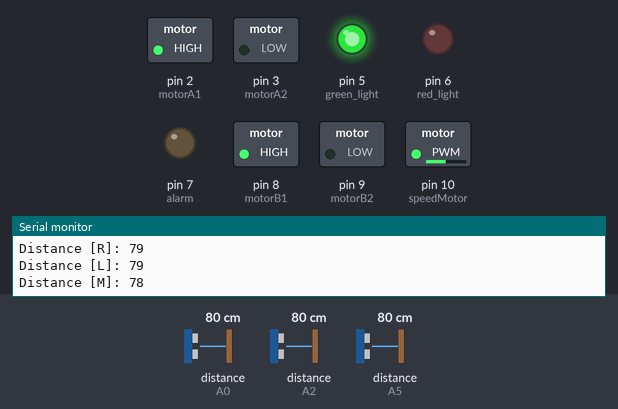
Simulated run of this sketch. Board: Arduino Uno, built with avr-gcc and run on an emulated ATmega328P. Parts: switched loads named in the sketch (green lamp = pin HIGH), output pins drawn as LEDs (lit = HIGH), the last lines printed to the serial monitor. Wiring (inferred from the names in the program): 3 × ultrasonic range finder: trigger A1, echo A0 / trigger A3, echo A2 / trigger A4, echo A5. The test bench sets the inputs (shaded band); at power-on: distance to the obstacle (sensors on A0, A2, A5) 80 cm. The echo pulse lasts 58.3 µs per cm; pins used as bus, display or sensor lines are not drawn.

Above: at 6.2 s.
6.3 s: distance to the obstacle (sensor on A0) set to 53 cm
9.3 s: distance to the obstacle (sensor on A0) set to 48 cm
At 10.5 s:
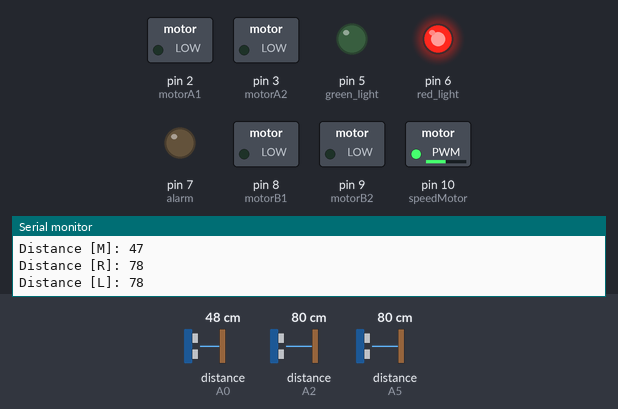
10.8 s: distance to the obstacle (sensor on A2) set to 33 cm
12.3 s: distance to the obstacle (sensor on A2) set to 27 cm
At 12.8 s:
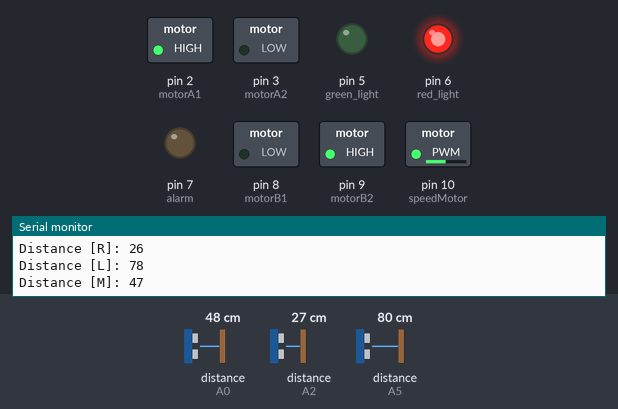
13.8 s: distance to the obstacle (sensor on A5) set to 2 cm
16.8 s: distance to the obstacle (sensor on A2) set to 250 cm
At 17.9 s:
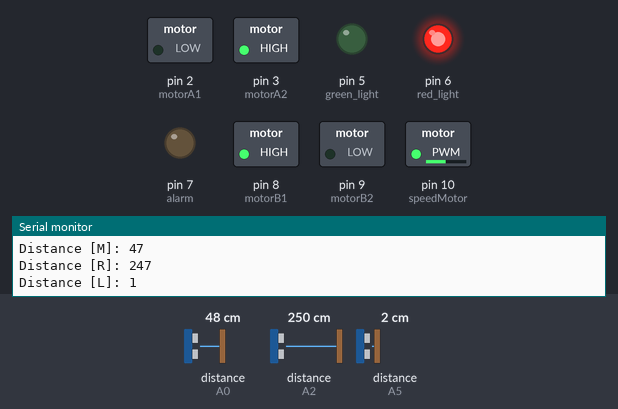
Timing chart, 0 to 19.4 s (numbered marks = the images above; inputs shaded):
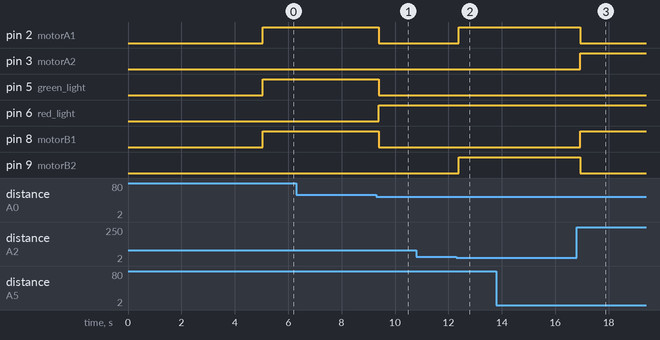

Measured:
- the behaviour switches between 51 and 50 cm on distance to the obstacle (sensor on A0) (found by bisection; images 0 and 1)
- the behaviour switches between 31 and 30 cm on distance to the obstacle (sensor on A2) (found by bisection; images 1 and 2)
- after the input at 9.3 s, pin 2 (motorA1), pin 5 (green_light), pin 8 (motorB1): HIGH → LOW after 0.10 s; pin 6 (red_light): LOW → HIGH after 0.10 s
- after the input at 12.3 s, pin 2 (motorA1), pin 9 (motorB2): LOW → HIGH after 0.09 s
- after the input at 16.8 s, pin 2 (motorA1), pin 9 (motorB2): HIGH → LOW after 0.14 s; pin 3 (motorA2), pin 8 (motorB1): LOW → HIGH after 0.14 s

The sketch:

Disaster_Assisted_Robot.ino
```cpp
#define alarm 7
#define red_light 6
#define green_light 5

#define motorA1 2
#define motorA2 3
#define motorB1 8
#define motorB2 9

#define speedMotor 10

const int trigPinM = A1;
const int echoPinM = A0;

const int trigPinR = A3;
const int echoPinR = A2;

const int trigPinL = A4;
const int echoPinL = A5;

long duration;
int distance;
int distM, distR, distL;

//Must be more than 25
int threshold_dist = 50;

void setup()
{
  Serial.begin(9600);

  pinMode(alarm,OUTPUT);
  pinMode(red_light,OUTPUT);
  pinMode(green_light,OUTPUT);

  pinMode(trigPinM,OUTPUT);
  pinMode(echoPinM,INPUT);
  pinMode(trigPinR,OUTPUT);
  pinMode(echoPinR,INPUT);
  pinMode(trigPinL,OUTPUT);
  pinMode(echoPinL,INPUT);

  pinMode(motorA1,OUTPUT);
  pinMode(motorA2,OUTPUT);
  pinMode(motorB1,OUTPUT);
  pinMode(motorB2,OUTPUT);

  pinMode(speedMotor,OUTPUT);
  analogWrite(speedMotor,125);

  delay(5000);
}

void loop()
{
  distM =ultrasonic(trigPinM, echoPinM);
  Serial.print("Distance [M]: ");
  Serial.println(distM);
  delay(10);

  distR =ultrasonic(trigPinR, echoPinR);
  Serial.print("Distance [R]: ");
  Serial.println(distR);
  delay(10);

  distL =ultrasonic(trigPinL, echoPinL);
  Serial.print("Distance [L]: ");
  Serial.println(distL);
  delay(10);


  if(distM < threshold_dist && distR < threshold_dist-20)
  {
    distM =ultrasonic(trigPinM, echoPinM);
    delay(10);

    distR =ultrasonic(trigPinR, echoPinR);
    delay(10);

    Rmotor_forward();
    Lmotor_reverse();
  }
  else if(distM < threshold_dist && distL < threshold_dist-20)
  {
    distM =ultrasonic(trigPinM, echoPinM);
    delay(10);

    distR =ultrasonic(trigPinR, echoPinR);
    delay(10);

    Lmotor_forward();
    Rmotor_reverse();
  }
  else if(distM < threshold_dist)
  {
    distM =ultrasonic(trigPinM, echoPinM);
    delay(10);

    Rmotor_stop();
    Lmotor_stop();
    Rlight_on();
    Glight_off();
    //alarm_on();
  }
  else
  {
    Rmotor_forward();
    Lmotor_forward();
    Glight_on();
    Rlight_off();
    alarm_off();
  }


}

void Rlight_on()
{
  digitalWrite(red_light,HIGH);
}

void Rlight_off()
{
  digitalWrite(red_light,LOW);
}

void Glight_on()
{
  digitalWrite(green_light,HIGH);
}

void Glight_off()
{
  digitalWrite(green_light,LOW);
}

void alarm_on()
{
  digitalWrite(alarm,HIGH);
}

void alarm_off()
{
  digitalWrite(alarm,LOW);
}

void Rmotor_forward()
{
  digitalWrite(motorA1,HIGH);
  digitalWrite(motorA2,LOW);
}

void Rmotor_reverse()
{
  digitalWrite(motorA1,LOW);
  digitalWrite(motorA2,HIGH);
}

void Rmotor_stop()
{
  digitalWrite(motorA1,LOW);
  digitalWrite(motorA2,LOW);
}

void Lmotor_forward()
{
  digitalWrite(motorB1,HIGH);
  digitalWrite(motorB2,LOW);
}

void Lmotor_reverse()
{
  digitalWrite(motorB1,LOW);
  digitalWrite(motorB2,HIGH);
}

void Lmotor_stop()
{
  digitalWrite(motorB1,LOW);
  digitalWrite(motorB2,LOW);
}

int ultrasonic(int trigPin, int echoPin)
{
  // Clears the trigPin
  digitalWrite(trigPin, LOW);
  delayMicroseconds(2);
  // Sets the trigPin on HIGH state for 10 micro seconds
  digitalWrite(trigPin, HIGH);
  delayMicroseconds(10);
  digitalWrite(trigPin, LOW);
  // Reads the echoPin, returns the sound wave travel time in microseconds
  duration = pulseIn(echoPin, HIGH);
  // Calculating the distance
  distance = duration * 0.034 / 2;
  // Prints the distance on the Serial Monitor
  //Serial.print("Distance: ");
  //Serial.println(distance);

  return distance;
}
```
